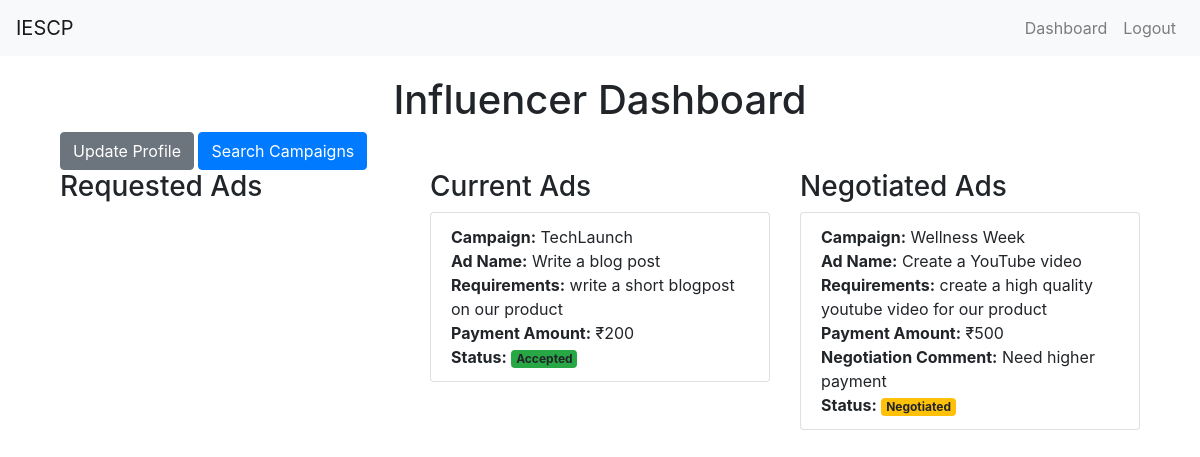
The app's page /influencer_dashboard (signed in), older data.
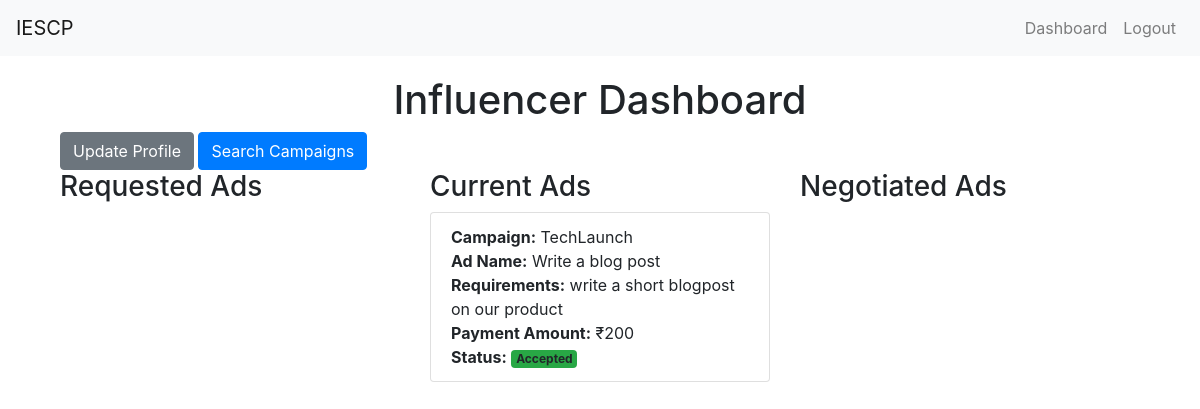
The same page, newer data.
### app.py (models this page shows, shortened)
class AdRequest(db.Model):
    id = db.Column(db.Integer, primary_key=True)
    campaign_id = db.Column(db.Integer, db.ForeignKey('campaign.id', ondelete='CASCADE'), nullable=False)
    influencer_id = db.Column(db.Integer, db.ForeignKey('user.id', ondelete='CASCADE'), nullable=False)
    name = db.Column(db.String(100), nullable=False)
    requirements = db.Column(db.Text)
    payment_amount = db.Column(db.Integer)
    negotiation_comment = db.Column(db.Text, nullable=True)
    status = db.Column(db.String(20), nullable=False, default='Requested')
    flagged = db.Column(db.Boolean, default=False)

class Campaign(db.Model):
    id = db.Column(db.Integer, primary_key=True)
    name = db.Column(db.String(100), nullable=False)
    description = db.Column(db.String(200))
    start_date = db.Column(db.DateTime, default=db.func.current_timestamp())
    end_date = db.Column(db.DateTime)
    niche = db.Column(db.String(100))
    budget = db.Column(db.Float, nullable=False)
    owner_id = db.Column(db.Integer, db.ForeignKey('user.id', ondelete='CASCADE'), nullable=False)
    visibility = db.Column(db.String(10))  # 'public' or 'private'
    flagged = db.Column(db.Boolean, default=False)
    ad_requests = db.relationship('AdRequest', backref='campaign', lazy=True, cascade='all, delete-orphan')

### app.py (the view)
@app.route('/influencer_dashboard')
@login_required
def influencer_dashboard():
    if current_user.role != 'influencer':
        flash('Access unauthorized!', 'danger')
        return redirect(url_for('index'))
    requested_ads = AdRequest.query.filter_by(influencer_id=current_user.id, status='Requested').all()
    current_ads = AdRequest.query.filter_by(influencer_id=current_user.id, status='Accepted').all()
    negotiated_ads = AdRequest.query.filter_by(influencer_id=current_user.id, status='Negotiated').all()
    return render_template('influencer_dashboard.html', current_ads=current_ads, negotiated_ads=negotiated_ads, requested_ads=requested_ads)

### app.py (called while the page is built)
@login_manager.user_loader
def load_user(user_id):
    return User.query.get(int(user_id))

### templates/influencer_dashboard.html (shortened to what this page needs)
{% extends "layout.html" %}
{% block content %}
<div class="container">
    <h1 class="text-center">Influencer Dashboard</h1>
    <a href="{{ url_for('profile') }}" class="btn btn-secondary">Update Profile</a>
    <a href="{{ url_for('search_campaigns') }}" class="btn btn-primary">Search Campaigns</a>
    <div class="row">
        <div class="col-md-4">
            <h3>Requested Ads</h3>
        </div>
        <div class="col-md-4">
            <h3>Current Ads</h3>
            <ul class="list-group">
                {% for ad in current_ads %}
                <li class="list-group-item">
                    <strong>Campaign:</strong> {{ ad.campaign.name }}<br>
                    <strong>Ad Name:</strong> {{ ad.name }}<br>
                    <strong>Requirements:</strong> {{ ad.requirements }}<br>
                    <strong>Payment Amount:</strong> &#x20b9;{{ ad.payment_amount }}<br>
                    <strong>Status:</strong> <span class="badge bg-success">{{ ad.status }}</span>
                </li>
                {% endfor %}
            </ul>
        </div>
        <div class="col-md-4">
            <h3>Negotiated Ads</h3>
            <ul class="list-group">
                {% for ad in negotiated_ads %}
                <li class="list-group-item">
                    <strong>Campaign:</strong> {{ ad.campaign.name }}<br>
                    <strong>Ad Name:</strong> {{ ad.name }}<br>
                    <strong>Requirements:</strong> {{ ad.requirements }}<br>
                    <strong>Payment Amount:</strong> &#x20b9;{{ ad.payment_amount }}<br>
                    <strong>Negotiation Comment:</strong> {{ ad.negotiation_comment }}<br>
                    <strong>Status:</strong> <span class="badge bg-warning">{{ ad.status }}</span>
                </li>
                {% endfor %}
            </ul>
        </div>
    </div>
</div>
{% endblock %}

Row changes from the older to the newer data that the page shows:
removed AdRequest: campaign.name "Wellness Week", name "Create a YouTube video", requirements "create a high quality youtube video for our product", payment_amount "500", negotiation_comment "Need higher payment", status "Negotiated", shown under "Negotiated Ads"
